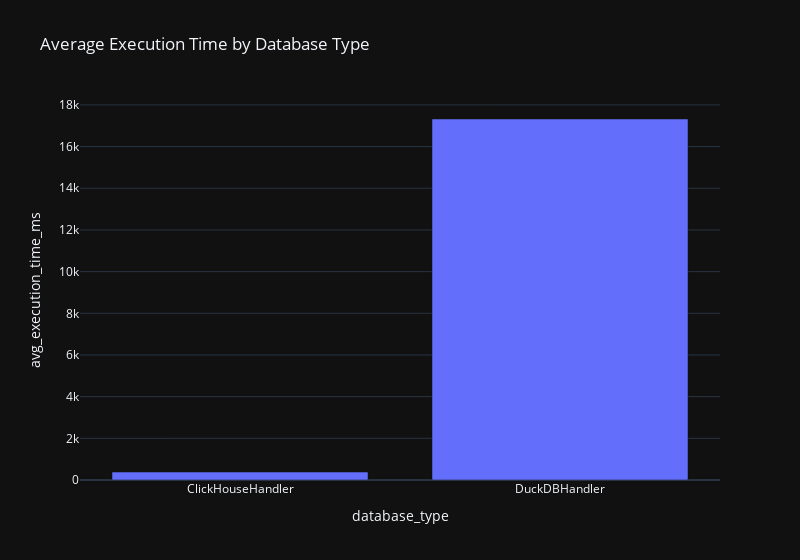

Notebook code for this chart:
### Code cell
avg_execution_time_plot = px.bar(
    avg_execution_time, 
    x='database_type', 
    y='avg_execution_time_ms',
    title='Average Execution Time by Database Type',
    template=template,
    #barmode='group',
    width=800
)
avg_execution_time_plot.show()

### Figure 1 — Plotly figure (JSON) as saved in the notebook; plotly's stock layout.template omitted (floating-point values rounded to 4 significant figures)
{"data": [{"hovertemplate": "database_type=%{x}<br>avg_execution_time_ms=%{y}<extra></extra>", "legendgroup": "", "marker": {"color": "#636efa", "pattern": {"shape": ""}}, "name": "", "orientation": "v", "showlegend": false, "textposition": "auto", "type": "bar", "x": ["ClickHouseHandler", "DuckDBHandler"], "xaxis": "x", "y": [381.8, 17320.0], "yaxis": "y"}], "layout": {"barmode": "relative", "legend": {"tracegroupgap": 0}, "title": {"text": "Average Execution Time by Database Type"}, "width": 800, "xaxis": {"anchor": "y", "domain": [0, 1], "title": {"text": "database_type"}}, "yaxis": {"anchor": "x", "domain": [0, 1], "title": {"text": "avg_execution_time_ms"}}}}
